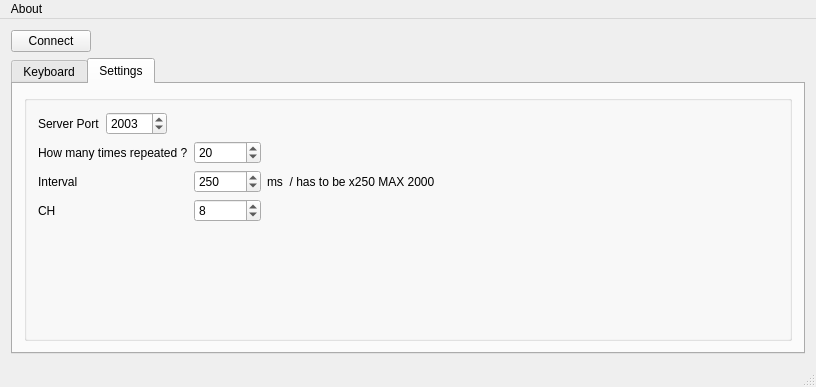
<?xml version="1.0" encoding="UTF-8"?>
<ui version="4.0">
 <class>MainWindow</class>
 <widget class="QMainWindow" name="MainWindow">
  <property name="geometry">
   <rect>
    <x>0</x>
    <y>0</y>
    <width>808</width>
    <height>387</height>
   </rect>
  </property>
  <property name="windowTitle">
   <string>EMG Keyboard</string>
  </property>
  <widget class="QWidget" name="centralWidget">
   <layout class="QGridLayout" name="gridLayout">
    <item row="0" column="0">
     <widget class="QPushButton" name="pushButtonConnect">
      <property name="text">
       <string>Connect</string>
      </property>
      <property name="checkable">
       <bool>true</bool>
      </property>
     </widget>
    </item>
    <item row="0" column="1">
     <spacer name="horizontalSpacer_5">
      <property name="orientation">
       <enum>Qt::Horizontal</enum>
      </property>
      <property name="sizeHint" stdset="0">
       <size>
        <width>40</width>
        <height>20</height>
       </size>
      </property>
     </spacer>
    </item>
    <item row="1" column="0" colspan="2">
     <widget class="QTabWidget" name="tabWidget">
      <property name="tabPosition">
       <enum>QTabWidget::North</enum>
      </property>
      <property name="currentIndex">
       <number>1</number>
      </property>
      <widget class="QWidget" name="tab_0">
       <attribute name="title">
        <string>Keyboard</string>
       </attribute>
       <layout class="QGridLayout" name="gridLayout_2">
        <item row="0" column="1">
         <widget class="QComboBox" name="comboBoxSubject"/>
        </item>
        <item row="1" column="0" colspan="5">
         <widget class="QWidget" name="widget" native="true">
          <layout class="QGridLayout" name="gridLayout_3">
           <property name="leftMargin">
            <number>0</number>
           </property>
           <property name="topMargin">
            <number>3</number>
           </property>
           <property name="rightMargin">
            <number>0</number>
           </property>
           <property name="bottomMargin">
            <number>3</number>
           </property>
           <item row="0" column="0">
            <widget class="QPushButton" name="pushButtonA_1">
             <property name="sizePolicy">
              <sizepolicy hsizetype="Minimum" vsizetype="Preferred">
               <horstretch>0</horstretch>
               <verstretch>0</verstretch>
              </sizepolicy>
             </property>
             <property name="font">
              <font>
               <pointsize>23</pointsize>
               <weight>50</weight>
               <bold>false</bold>
              </font>
             </property>
             <property name="text">
              <string>A</string>
             </property>
            </widget>
           </item>
           <item row="0" column="1">
            <widget class="QPushButton" name="pushButtonB_2">
             <property name="sizePolicy">
              <sizepolicy hsizetype="Minimum" vsizetype="Preferred">
               <horstretch>0</horstretch>
               <verstretch>0</verstretch>
              </sizepolicy>
             </property>
             <property name="font">
              <font>
               <pointsize>23</pointsize>
               <weight>50</weight>
               <bold>false</bold>
              </font>
             </property>
             <property name="text">
              <string>B</string>
             </property>
            </widget>
           </item>
           <item row="0" column="2">
            <widget class="QPushButton" name="pushButtonC_3">
             <property name="sizePolicy">
              <sizepolicy hsizetype="Minimum" vsizetype="Preferred">
               <horstretch>0</horstretch>
               <verstretch>0</verstretch>
              </sizepolicy>
             </property>
             <property name="font">
              <font>
               <pointsize>23</pointsize>
               <weight>50</weight>
               <bold>false</bold>
              </font>
             </property>
             <property name="text">
              <string>C</string>
             </property>
            </widget>
           </item>
           <item row="0" column="3">
            <widget class="QPushButton" name="pushButtonD_4">
             <property name="sizePolicy">
              <sizepolicy hsizetype="Minimum" vsizetype="Preferred">
               <horstretch>0</horstretch>
               <verstretch>0</verstretch>
              </sizepolicy>
             </property>
             <property name="font">
              <font>
               <pointsize>23</pointsize>
               <weight>50</weight>
               <bold>false</bold>
              </font>
             </property>
             <property name="text">
              <string>D</string>
             </property>
            </widget>
           </item>
           <item row="0" column="4">
            <widget class="QPushButton" name="pushButtonE_5">
             <property name="sizePolicy">
              <sizepolicy hsizetype="Minimum" vsizetype="Preferred">
               <horstretch>0</horstretch>
               <verstretch>0</verstretch>
              </sizepolicy>
             </property>
             <property name="font">
              <font>
               <pointsize>23</pointsize>
               <weight>50</weight>
               <bold>false</bold>
              </font>
             </property>
             <property name="text">
              <string>E</string>
             </property>
            </widget>
           </item>
           <item row="0" column="5">
            <widget class="QPushButton" name="pushButtonF_6">
             <property name="sizePolicy">
              <sizepolicy hsizetype="Minimum" vsizetype="Preferred">
               <horstretch>0</horstretch>
               <verstretch>0</verstretch>
              </sizepolicy>
             </property>
             <property name="font">
              <font>
               <pointsize>23</pointsize>
               <weight>50</weight>
               <bold>false</bold>
              </font>
             </property>
             <property name="text">
              <string>F</string>
             </property>
            </widget>
           </item>
           <item row="0" column="6">
            <widget class="QPushButton" name="pushButtonG_7">
             <property name="sizePolicy">
              <sizepolicy hsizetype="Minimum" vsizetype="Preferred">
               <horstretch>0</horstretch>
               <verstretch>0</verstretch>
              </sizepolicy>
             </property>
             <property name="font">
              <font>
               <pointsize>23</pointsize>
               <weight>50</weight>
               <bold>false</bold>
              </font>
             </property>
             <property name="text">
              <string>G</string>
             </property>
            </widget>
           </item>
           <item row="0" column="7">
            <widget class="QPushButton" name="pushButtonH_8">
             <property name="sizePolicy">
              <sizepolicy hsizetype="Minimum" vsizetype="Preferred">
               <horstretch>0</horstretch>
               <verstretch>0</verstretch>
              </sizepolicy>
             </property>
             <property name="font">
              <font>
               <pointsize>23</pointsize>
               <weight>50</weight>
               <bold>false</bold>
              </font>
             </property>
             <property name="text">
              <string>H</string>
             </property>
            </widget>
           </item>
           <item row="0" column="8">
            <widget class="QPushButton" name="pushButtonI_9">
             <property name="sizePolicy">
              <sizepolicy hsizetype="Minimum" vsizetype="Preferred">
               <horstretch>0</horstretch>
               <verstretch>0</verstretch>
              </sizepolicy>
             </property>
             <property name="font">
              <font>
               <pointsize>23</pointsize>
               <weight>50</weight>
               <bold>false</bold>
              </font>
             </property>
             <property name="text">
              <string>I</string>
             </property>
            </widget>
           </item>
           <item row="1" column="0">
            <widget class="QPushButton" name="pushButtonJ_10">
             <property name="sizePolicy">
              <sizepolicy hsizetype="Minimum" vsizetype="Preferred">
               <horstretch>0</horstretch>
               <verstretch>0</verstretch>
              </sizepolicy>
             </property>
             <property name="font">
              <font>
               <pointsize>23</pointsize>
               <weight>50</weight>
               <bold>false</bold>
              </font>
             </property>
             <property name="text">
              <string>J</string>
             </property>
            </widget>
           </item>
           <item row="1" column="1">
            <widget class="QPushButton" name="pushButtonK_11">
             <property name="sizePolicy">
              <sizepolicy hsizetype="Minimum" vsizetype="Preferred">
               <horstretch>0</horstretch>
               <verstretch>0</verstretch>
              </sizepolicy>
             </property>
             <property name="font">
              <font>
               <pointsize>23</pointsize>
               <weight>50</weight>
               <bold>false</bold>
              </font>
             </property>
             <property name="text">
              <string>K</string>
             </property>
            </widget>
           </item>
           <item row="1" column="2">
            <widget class="QPushButton" name="pushButtonL_12">
             <property name="sizePolicy">
              <sizepolicy hsizetype="Minimum" vsizetype="Preferred">
               <horstretch>0</horstretch>
               <verstretch>0</verstretch>
              </sizepolicy>
             </property>
             <property name="font">
              <font>
               <pointsize>23</pointsize>
               <weight>50</weight>
               <bold>false</bold>
              </font>
             </property>
             <property name="text">
              <string>L</string>
             </property>
            </widget>
           </item>
           <item row="1" column="3">
            <widget class="QPushButton" name="pushButtonM_13">
             <property name="sizePolicy">
              <sizepolicy hsizetype="Minimum" vsizetype="Preferred">
               <horstretch>0</horstretch>
               <verstretch>0</verstretch>
              </sizepolicy>
             </property>
             <property name="font">
              <font>
               <pointsize>23</pointsize>
               <weight>50</weight>
               <bold>false</bold>
              </font>
             </property>
             <property name="text">
              <string>M</string>
             </property>
            </widget>
           </item>
           <item row="1" column="4">
            <widget class="QPushButton" name="pushButtonN_14">
             <property name="sizePolicy">
              <sizepolicy hsizetype="Minimum" vsizetype="Preferred">
               <horstretch>0</horstretch>
               <verstretch>0</verstretch>
              </sizepolicy>
             </property>
             <property name="font">
              <font>
               <pointsize>23</pointsize>
               <weight>50</weight>
               <bold>false</bold>
              </font>
             </property>
             <property name="text">
              <string>N</string>
             </property>
            </widget>
           </item>
           <item row="1" column="5">
            <widget class="QPushButton" name="pushButtonO_15">
             <property name="sizePolicy">
              <sizepolicy hsizetype="Minimum" vsizetype="Preferred">
               <horstretch>0</horstretch>
               <verstretch>0</verstretch>
              </sizepolicy>
             </property>
             <property name="font">
              <font>
               <pointsize>23</pointsize>
               <weight>50</weight>
               <bold>false</bold>
              </font>
             </property>
             <property name="text">
              <string>O</string>
             </property>
            </widget>
           </item>
           <item row="1" column="6">
            <widget class="QPushButton" name="pushButtonP_16">
             <property name="sizePolicy">
              <sizepolicy hsizetype="Minimum" vsizetype="Preferred">
               <horstretch>0</horstretch>
               <verstretch>0</verstretch>
              </sizepolicy>
             </property>
             <property name="font">
              <font>
               <pointsize>23</pointsize>
               <weight>50</weight>
               <bold>false</bold>
              </font>
             </property>
             <property name="text">
              <string>P</string>
             </property>
            </widget>
           </item>
           <item row="1" column="7">
            <widget class="QPushButton" name="pushButtonQ_17">
             <property name="sizePolicy">
              <sizepolicy hsizetype="Minimum" vsizetype="Preferred">
               <horstretch>0</horstretch>
               <verstretch>0</verstretch>
              </sizepolicy>
             </property>
             <property name="font">
              <font>
               <pointsize>23</pointsize>
               <weight>50</weight>
               <bold>false</bold>
              </font>
             </property>
             <property name="text">
              <string>Q</string>
             </property>
            </widget>
           </item>
           <item row="1" column="8">
            <widget class="QPushButton" name="pushButtonR_18">
             <property name="sizePolicy">
              <sizepolicy hsizetype="Minimum" vsizetype="Preferred">
               <horstretch>0</horstretch>
               <verstretch>0</verstretch>
              </sizepolicy>
             </property>
             <property name="font">
              <font>
               <pointsize>23</pointsize>
               <weight>50</weight>
               <bold>false</bold>
              </font>
             </property>
             <property name="text">
              <string>R</string>
             </property>
            </widget>
           </item>
           <item row="2" column="0">
            <widget class="QPushButton" name="pushButtonS_19">
             <property name="sizePolicy">
              <sizepolicy hsizetype="Minimum" vsizetype="Preferred">
               <horstretch>0</horstretch>
               <verstretch>0</verstretch>
              </sizepolicy>
             </property>
             <property name="font">
              <font>
               <pointsize>23</pointsize>
               <weight>50</weight>
               <bold>false</bold>
              </font>
             </property>
             <property name="text">
              <string>S</string>
             </property>
            </widget>
           </item>
           <item row="2" column="1">
            <widget class="QPushButton" name="pushButtonT_20">
             <property name="sizePolicy">
              <sizepolicy hsizetype="Minimum" vsizetype="Preferred">
               <horstretch>0</horstretch>
               <verstretch>0</verstretch>
              </sizepolicy>
             </property>
             <property name="font">
              <font>
               <pointsize>23</pointsize>
               <weight>50</weight>
               <bold>false</bold>
              </font>
             </property>
             <property name="text">
              <string>T</string>
             </property>
            </widget>
           </item>
           <item row="2" column="2">
            <widget class="QPushButton" name="pushButtonU_21">
             <property name="sizePolicy">
              <sizepolicy hsizetype="Minimum" vsizetype="Preferred">
               <horstretch>0</horstretch>
               <verstretch>0</verstretch>
              </sizepolicy>
             </property>
             <property name="font">
              <font>
               <pointsize>23</pointsize>
               <weight>50</weight>
               <bold>false</bold>
              </font>
             </property>
             <property name="text">
              <string>U</string>
             </property>
            </widget>
           </item>
           <item row="2" column="3">
            <widget class="QPushButton" name="pushButtonV_22">
             <property name="sizePolicy">
              <sizepolicy hsizetype="Minimum" vsizetype="Preferred">
               <horstretch>0</horstretch>
               <verstretch>0</verstretch>
              </sizepolicy>
             </property>
             <property name="font">
              <font>
               <pointsize>23</pointsize>
               <weight>50</weight>
               <bold>false</bold>
              </font>
             </property>
             <property name="text">
              <string>V</string>
             </property>
            </widget>
           </item>
           <item row="2" column="4">
            <widget class="QPushButton" name="pushButtonW_23">
             <property name="sizePolicy">
              <sizepolicy hsizetype="Minimum" vsizetype="Preferred">
               <horstretch>0</horstretch>
               <verstretch>0</verstretch>
              </sizepolicy>
             </property>
             <property name="font">
              <font>
               <pointsize>23</pointsize>
               <weight>50</weight>
               <bold>false</bold>
              </font>
             </property>
             <property name="text">
              <string>W</string>
             </property>
            </widget>
           </item>
           <item row="2" column="5">
            <widget class="QPushButton" name="pushButtonX_24">
             <property name="sizePolicy">
              <sizepolicy hsizetype="Minimum" vsizetype="Preferred">
               <horstretch>0</horstretch>
               <verstretch>0</verstretch>
              </sizepolicy>
             </property>
             <property name="font">
              <font>
               <pointsize>23</pointsize>
               <weight>50</weight>
               <bold>false</bold>
              </font>
             </property>
             <property name="text">
              <string>X</string>
             </property>
            </widget>
           </item>
           <item row="2" column="6">
            <widget class="QPushButton" name="pushButtonY_25">
             <property name="sizePolicy">
              <sizepolicy hsizetype="Minimum" vsizetype="Preferred">
               <horstretch>0</horstretch>
               <verstretch>0</verstretch>
              </sizepolicy>
             </property>
             <property name="font">
              <font>
               <pointsize>23</pointsize>
               <weight>50</weight>
               <bold>false</bold>
              </font>
             </property>
             <property name="text">
              <string>Y</string>
             </property>
            </widget>
           </item>
           <item row="2" column="7">
            <widget class="QPushButton" name="pushButtonZ_26">
             <property name="sizePolicy">
              <sizepolicy hsizetype="Minimum" vsizetype="Preferred">
               <horstretch>0</horstretch>
               <verstretch>0</verstretch>
              </sizepolicy>
             </property>
             <property name="font">
              <font>
               <pointsize>23</pointsize>
               <weight>50</weight>
               <bold>false</bold>
              </font>
             </property>
             <property name="text">
              <string>Z</string>
             </property>
            </widget>
           </item>
           <item row="2" column="8">
            <widget class="QPushButton" name="pushButtonHome_27">
             <property name="sizePolicy">
              <sizepolicy hsizetype="Minimum" vsizetype="Preferred">
               <horstretch>0</horstretch>
               <verstretch>0</verstretch>
              </sizepolicy>
             </property>
             <property name="font">
              <font>
               <pointsize>17</pointsize>
               <weight>50</weight>
               <bold>false</bold>
              </font>
             </property>
             <property name="text">
              <string>Home</string>
             </property>
            </widget>
           </item>
          </layout>
         </widget>
        </item>
        <item row="0" column="4">
         <spacer name="horizontalSpacer">
          <property name="orientation">
           <enum>Qt::Horizontal</enum>
          </property>
          <property name="sizeHint" stdset="0">
           <size>
            <width>40</width>
            <height>20</height>
           </size>
          </property>
         </spacer>
        </item>
        <item row="0" column="2">
         <widget class="QLabel" name="label">
          <property name="text">
           <string># Iteration</string>
          </property>
         </widget>
        </item>
        <item row="0" column="3">
         <widget class="QSpinBox" name="spinBoxIteration">
          <property name="minimum">
           <number>1</number>
          </property>
          <property name="maximum">
           <number>999</number>
          </property>
          <property name="value">
           <number>1</number>
          </property>
         </widget>
        </item>
        <item row="0" column="0">
         <widget class="QLabel" name="labelSubject">
          <property name="text">
           <string>Subject Code</string>
          </property>
         </widget>
        </item>
       </layout>
      </widget>
      <widget class="QWidget" name="tab_1">
       <attribute name="title">
        <string>Settings</string>
       </attribute>
       <layout class="QGridLayout" name="gridLayout_6" columnstretch="10">
        <item row="0" column="0">
         <widget class="QGroupBox" name="groupBox">
          <property name="title">
           <string/>
          </property>
          <layout class="QGridLayout" name="gridLayout_5" rowstretch="0,0,0">
           <item row="0" column="0">
            <layout class="QHBoxLayout" name="horizontalLayout">
             <item>
              <widget class="QLabel" name="label_7">
               <property name="text">
                <string>Server Port</string>
               </property>
              </widget>
             </item>
             <item>
              <widget class="QSpinBox" name="spinBoxPort">
               <property name="minimum">
                <number>1</number>
               </property>
               <property name="maximum">
                <number>99999</number>
               </property>
               <property name="value">
                <number>2003</number>
               </property>
              </widget>
             </item>
             <item>
              <spacer name="horizontalSpacer_4">
               <property name="orientation">
                <enum>Qt::Horizontal</enum>
               </property>
               <property name="sizeHint" stdset="0">
                <size>
                 <width>40</width>
                 <height>20</height>
                </size>
               </property>
              </spacer>
             </item>
            </layout>
           </item>
           <item row="1" column="0">
            <layout class="QGridLayout" name="gridLayout_4" columnstretch="2,0,0">
             <item row="1" column="2">
              <widget class="QLabel" name="label_3">
               <property name="text">
                <string>ms  / has to be x250 MAX 2000</string>
               </property>
              </widget>
             </item>
             <item row="2" column="2">
              <spacer name="horizontalSpacer_2">
               <property name="orientation">
                <enum>Qt::Horizontal</enum>
               </property>
               <property name="sizeHint" stdset="0">
                <size>
                 <width>40</width>
                 <height>20</height>
                </size>
               </property>
              </spacer>
             </item>
             <item row="0" column="0">
              <widget class="QLabel" name="label_6">
               <property name="text">
                <string>How many times repeated ?</string>
               </property>
              </widget>
             </item>
             <item row="1" column="0">
              <widget class="QLabel" name="label_2">
               <property name="text">
                <string>Interval</string>
               </property>
              </widget>
             </item>
             <item row="0" column="1">
              <widget class="QSpinBox" name="spinBoxRepeated">
               <property name="minimum">
                <number>1</number>
               </property>
               <property name="maximum">
                <number>9999</number>
               </property>
               <property name="value">
                <number>20</number>
               </property>
              </widget>
             </item>
             <item row="1" column="1">
              <widget class="QSpinBox" name="spinBoxInteval">
               <property name="minimum">
                <number>1</number>
               </property>
               <property name="maximum">
                <number>99999999</number>
               </property>
               <property name="value">
                <number>250</number>
               </property>
              </widget>
             </item>
             <item row="2" column="1">
              <widget class="QSpinBox" name="spinBoxCH">
               <property name="minimum">
                <number>1</number>
               </property>
               <property name="value">
                <number>8</number>
               </property>
              </widget>
             </item>
             <item row="2" column="0">
              <widget class="QLabel" name="label_4">
               <property name="text">
                <string>CH</string>
               </property>
              </widget>
             </item>
            </layout>
           </item>
           <item row="2" column="0">
            <spacer name="verticalSpacer">
             <property name="orientation">
              <enum>Qt::Vertical</enum>
             </property>
             <property name="sizeHint" stdset="0">
              <size>
               <width>20</width>
               <height>112</height>
              </size>
             </property>
            </spacer>
           </item>
           <item row="1" column="1">
            <spacer name="horizontalSpacer_3">
             <property name="orientation">
              <enum>Qt::Horizontal</enum>
             </property>
             <property name="sizeHint" stdset="0">
              <size>
               <width>40</width>
               <height>20</height>
              </size>
             </property>
            </spacer>
           </item>
          </layout>
         </widget>
        </item>
       </layout>
      </widget>
     </widget>
    </item>
   </layout>
  </widget>
  <widget class="QMenuBar" name="menuBar">
   <property name="geometry">
    <rect>
     <x>0</x>
     <y>0</y>
     <width>808</width>
     <height>22</height>
    </rect>
   </property>
   <widget class="QMenu" name="menuAbout">
    <property name="title">
     <string>About</string>
    </property>
    <addaction name="actionAbout"/>
    <addaction name="actionAbout_Qt"/>
   </widget>
   <addaction name="menuAbout"/>
  </widget>
  <widget class="QStatusBar" name="statusBar"/>
  <action name="actionAbout">
   <property name="text">
    <string>About</string>
   </property>
  </action>
  <action name="actionAbout_Qt">
   <property name="text">
    <string>About Qt</string>
   </property>
  </action>
  <action name="actionConnect">
   <property name="text">
    <string>Connect</string>
   </property>
  </action>
 </widget>
 <layoutdefault spacing="6" margin="11"/>
 <resources/>
 <connections/>
</ui>
